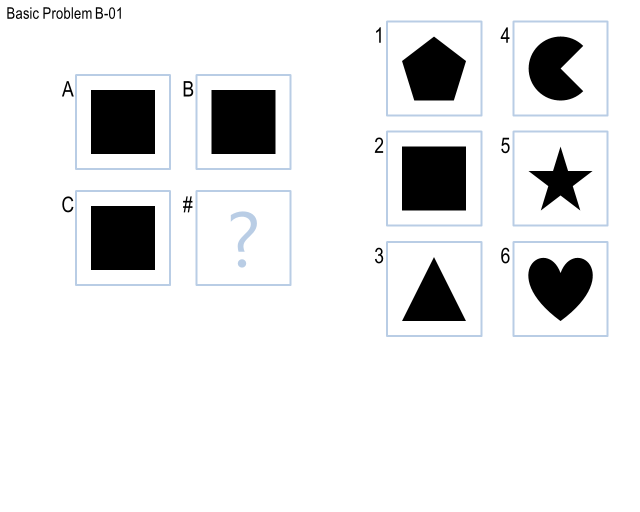
#> input picture Problems/Basic Problems B/Basic Problem B-01/Basic Problem B-01.PNG, 1280 x 1024 px (shown at 1/2 size)
$ python -i Agent.py   (imports and definitions only)
#> lines starting #> are read from the running program, lines starting #| are printed output that depends on the picture; after the words box and inside, x2 and y2 are one past the last pixel; in counts of white or black regions, pixels touching at a corner belong together
import cv2
import numpy as np
from PIL import Image

class Agent:
    IMAGE_PIXEL_SIZE = (184, 184)

    def __init__(self):
        pass

    # [23 lines left out: function Solve, not called in this run]

    def preprocess_image(self, file_path):
        try:
            image = Image.open(file_path).convert('L').resize(self.IMAGE_PIXEL_SIZE)
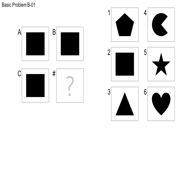
#> image: PIL image 184x184 L; min 0, max 255, mean 231.3
            image_array = np.array(image)
            _, binary_image = cv2.threshold(image_array, 128, 255, cv2.THRESH_BINARY)
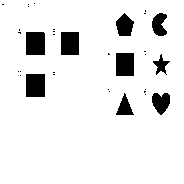
#> binary_image: shape (184, 184); 91.4% white; 33 black regions (24 under 20 px), largest, box (x1, y1, x2, y2) and area: (26, 74, 45, 97) 437, (26, 32, 45, 55) 436, (61, 32, 79, 55) 414
            return binary_image
        except:
            return None

    # [250 lines left out: functions solve_problem_d, solve_d_2x2, solve_d_3x3, find_best_transformation, apply_transformation, rotate_image and 7 more, not called in this run]

>>> result = Agent().preprocess_image('Problems/Basic Problems B/Basic Problem B-01/Basic Problem B-01.PNG')
